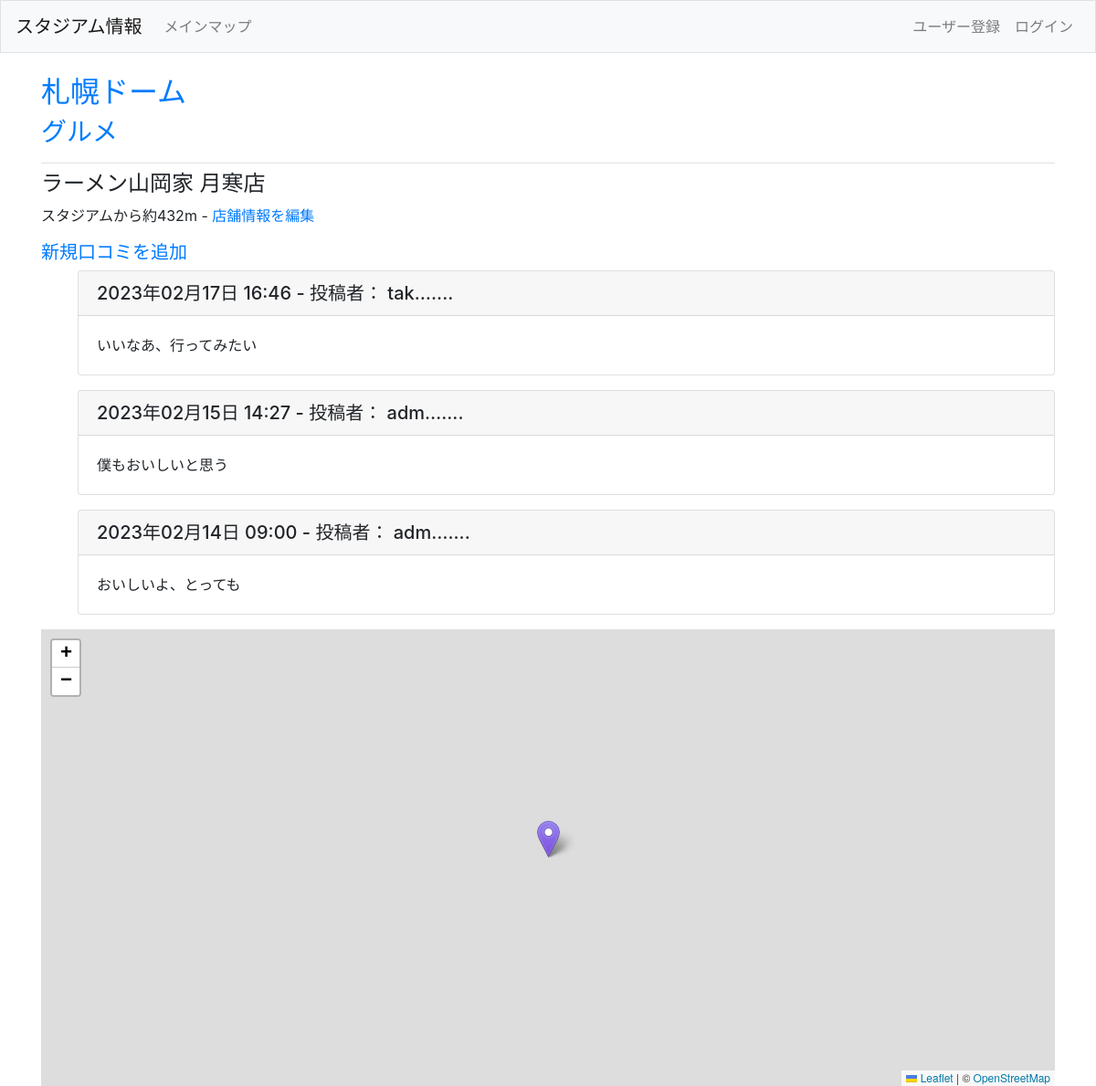
Screenshot of /stadium/1/1/1 with the database file from the repository.
### sta_infos/models.py (models this page shows)
class Stadium(models.Model):
    name = models.CharField(max_length=100)
    address = models.CharField(max_length=200)
    lon = models.FloatField(null=True)
    lat = models.FloatField(null=True)
    audience = models.CharField(max_length=50)
    club = models.CharField(max_length=200)
    def __str__(self):
        return self.name

class Topic(models.Model):
    stadium = models.ForeignKey(Stadium, on_delete=models.CASCADE, default=0)
    text = models.CharField(max_length=50)
    def __str__(self):
        return self.text

class Shop(models.Model):
    topic = models.ForeignKey(Topic, on_delete=models.CASCADE)
    name = models.CharField(max_length=100)
    address = models.CharField(max_length=200)
    lon = models.FloatField(null=True)
    lat = models.FloatField(null=True)
    distance = models.IntegerField(default=0)
    date_added = models.DateTimeField(auto_now_add=True)
    def __str__(self):
        return self.name

class Review(models.Model):
    shop = models.ForeignKey(Shop, on_delete=models.CASCADE, default=0)
    text = models.TextField()
    date_added = models.DateTimeField(auto_now_add=True)
    owner = models.ForeignKey(User, on_delete=models.CASCADE)
    def __str__(self):
        return self.text

### sta_infos/views.py (the view)
# urls.py: path('stadium/<int:stadium_id>/<int:topic_id>/<int:shop_id>', views.shop, name='shop'),
def shop(request, stadium_id, topic_id, shop_id):
    stadium = Stadium.objects.get(id=stadium_id)
    topic = stadium.topic_set.get(id=topic_id)
    shop = topic.shop_set.get(id=shop_id)
    list = [shop]
    shop_list = serializers.serialize("json", list)
    reviews = shop.review_set.order_by('-date_added')
    context = {'stadium':stadium, 'topic':topic, 'shop':shop, 'reviews': reviews, 'shop_list':shop_list}
    return render(request, 'sta_infos/shop.html', context)

### sta_infos/templates/sta_infos/shop.html (shortened to what this page needs)
{% extends "sta_infos/base.html" %}
{% load static %}
{% block page_header %}
<h2><a href="{% url 'sta_infos:stadium' stadium.id %}">{{ stadium }}</a></h2>
<h3><a href="{% url 'sta_infos:topic' stadium.id topic.id %}">{{ topic }}</a></h3>
{% endblock page_header %}
{% block content %}
<h4>{{ shop }}</h4>
<p>スタジアムから約{{ shop.distance }}m - <a href="{% url 'sta_infos:edit_shop' stadium.id topic.id shop.id %}">店舗情報を編集</a></p>
<h5><a href="{% url 'sta_infos:new_review' stadium.id topic.id shop.id %}">新規口コミを追加</a></h5>
<ul>
    {% for review in reviews %}
    <div class="card mb-3">
        <h5 class="card-header">
            {{ review.date_added|date:'Y年m月d日 H:i' }} - 投稿者： {{ review.owner| truncatechars:4 }}....
        </h5>
        <div class="card-body">
            {{ review }}
        </div>
    </div>
    {% empty %}
    <p>口コミはまだ投稿されていません。</p>
    {% endfor %}
</ul>
<div id="shop_map"></div>
{% endblock content %}

### sta_infos/static/css/style.css (style rules this page uses)
#shop_map { height: 500px; }

### rows the page displays
Stadium: name "札幌ドーム"
Topic: text "グルメ"
Shop: name "ラーメン山岡家 月寒店", distance "432"
Review: date_added "2023年02月17日 16:46", owner "tak…", text "いいなあ、行ってみたい"
Review: date_added "2023年02月15日 14:27", owner "adm…", text "僕もおいしいと思う"
Review: date_added "2023年02月14日 09:00", owner "adm…", text "おいしいよ、とっても"
